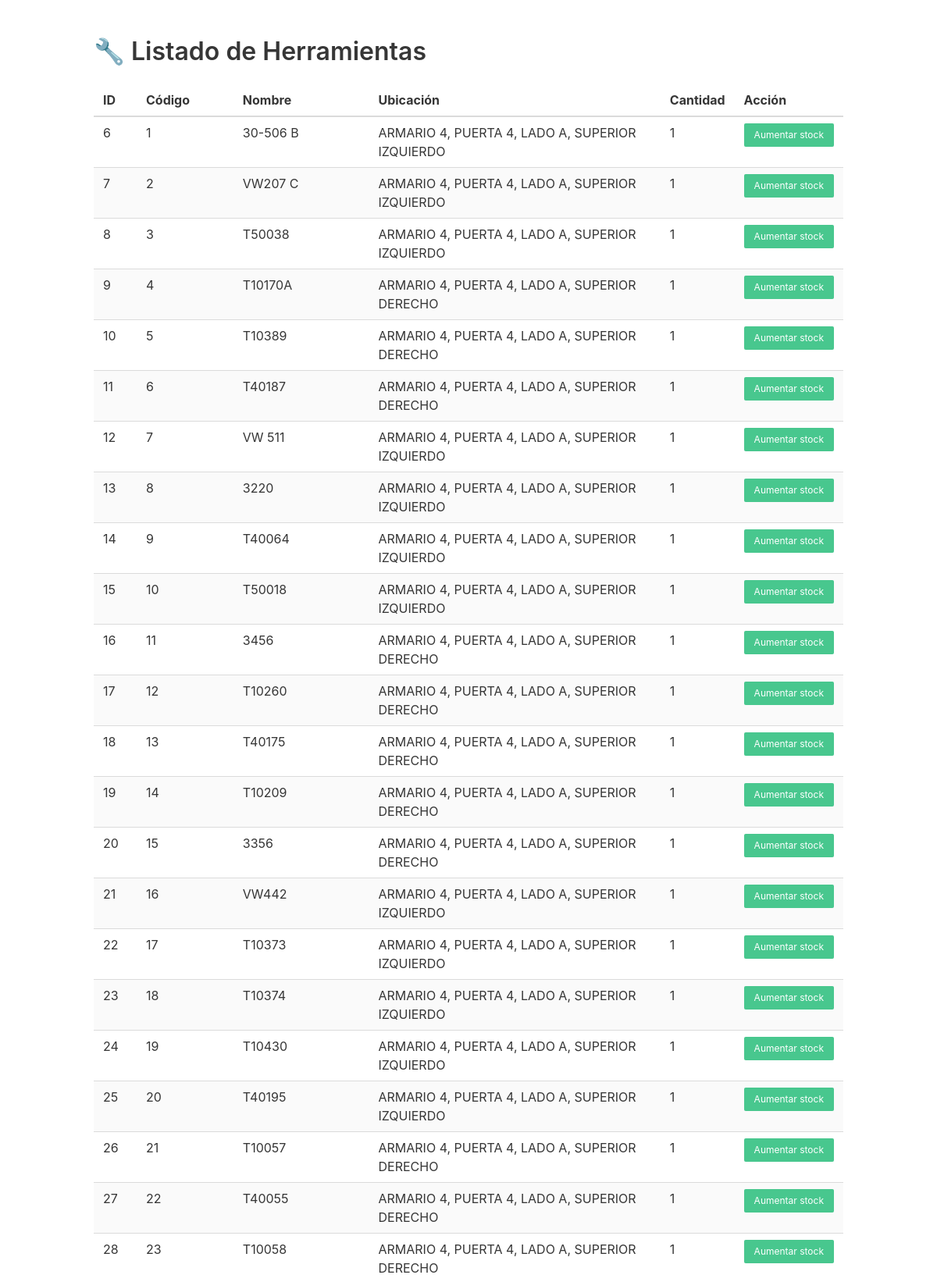
The app's page /listar_herramientas3.php (signed in, upper part) with its own data.
### tables this page shows
CREATE TABLE `herramientas` (
  `id` int(11) NOT NULL AUTO_INCREMENT,
  `codigo` varchar(50) DEFAULT NULL,
  `nombre` varchar(100) NOT NULL,
  `imagen` varchar(255) DEFAULT NULL,
  `ubicacion` varchar(100) NOT NULL,
  `cantidad` int(11) NOT NULL DEFAULT 1,
  PRIMARY KEY (`id`)
);

### listar_herramientas3.php (the view, shortened to what this page needs)
<?php
include 'includes/conexion.php';
$where = "1";
$sql = "SELECT * FROM herramientas WHERE $where";
$herramientas = $conexion->query($sql);
?>
<!DOCTYPE html>
<html lang="es">
<head>
    <link rel="stylesheet" href="https://cdn.jsdelivr.net/npm/bulma@0.9.4/css/bulma.min.css">
</head>
<body>
<section class="section">
    <div class="container">
        <h1 class="title is-3">🔧 Listado de Herramientas</h1>
        <div class="table-container">
            <table class="table is-fullwidth is-striped">
                <thead>
                    <tr>
                        <th>ID</th>
                        <th>Código</th>
                        <th>Nombre</th>
                        <th>Ubicación</th>
                        <th>Cantidad</th>
                        <th>Acción</th>
                    </tr>
                </thead>
                <tbody>
                    <?php while ($h = $herramientas->fetch_assoc()): ?>
                        <tr id="fila-<?= $h['id'] ?>">
                            <td><?= $h['id'] ?></td>
                            <td><?= htmlspecialchars($h['codigo']) ?></td>
                            <td><?= htmlspecialchars($h['nombre']) ?></td>
                            <td><?= htmlspecialchars($h['ubicacion']) ?></td>
                            <td class="cantidad"><?= $h['cantidad'] ?></td>
                            <td>
                                <button class="button is-success is-small aumentar-stock" data-id="<?= $h['id'] ?>">
                                    Aumentar stock
                                </button>
                            </td>
                        </tr>
                    <?php endwhile; ?>
                </tbody>
            </table>
        </div>
    </div>
</section>
</body>
</html>

### records on screen
herramientas: id "6", codigo "1", nombre "30-506 B", ubicacion "ARMARIO 4, PUERTA 4, LADO A, SUPERIOR IZQUIERDO", cantidad "1"
herramientas: id "7", codigo "2", nombre "VW207 C", ubicacion "ARMARIO 4, PUERTA 4, LADO A, SUPERIOR IZQUIERDO", cantidad "1"
herramientas: id "8", codigo "3", nombre "T50038", ubicacion "ARMARIO 4, PUERTA 4, LADO A, SUPERIOR IZQUIERDO", cantidad "1"
herramientas: id "9", codigo "4", nombre "T10170A", ubicacion "ARMARIO 4, PUERTA 4, LADO A, SUPERIOR DERECHO", cantidad "1"
herramientas: id "10", codigo "5", nombre "T10389", ubicacion "ARMARIO 4, PUERTA 4, LADO A, SUPERIOR DERECHO", cantidad "1"
herramientas: id "11", codigo "6", nombre "T40187", ubicacion "ARMARIO 4, PUERTA 4, LADO A, SUPERIOR DERECHO", cantidad "1"
herramientas: id "12", codigo "7", nombre "VW 511", ubicacion "ARMARIO 4, PUERTA 4, LADO A, SUPERIOR IZQUIERDO", cantidad "1"
herramientas: id "13", codigo "8", nombre "3220", ubicacion "ARMARIO 4, PUERTA 4, LADO A, SUPERIOR IZQUIERDO", cantidad "1"
herramientas: id "14", codigo "9", nombre "T40064", ubicacion "ARMARIO 4, PUERTA 4, LADO A, SUPERIOR IZQUIERDO", cantidad "1"
herramientas: id "15", codigo "10", nombre "T50018", ubicacion "ARMARIO 4, PUERTA 4, LADO A, SUPERIOR IZQUIERDO", cantidad "1"
herramientas: id "16", codigo "11", nombre "3456", ubicacion "ARMARIO 4, PUERTA 4, LADO A, SUPERIOR DERECHO", cantidad "1"
herramientas: id "17", codigo "12", nombre "T10260", ubicacion "ARMARIO 4, PUERTA 4, LADO A, SUPERIOR DERECHO", cantidad "1"
herramientas: id "18", codigo "13", nombre "T40175", ubicacion "ARMARIO 4, PUERTA 4, LADO A, SUPERIOR DERECHO", cantidad "1"
herramientas: id "19", codigo "14", nombre "T10209", ubicacion "ARMARIO 4, PUERTA 4, LADO A, SUPERIOR DERECHO", cantidad "1"
herramientas: id "20", codigo "15", nombre "3356", ubicacion "ARMARIO 4, PUERTA 4, LADO A, SUPERIOR DERECHO", cantidad "1"
herramientas: id "21", codigo "16", nombre "VW442", ubicacion "ARMARIO 4, PUERTA 4, LADO A, SUPERIOR IZQUIERDO", cantidad "1"
herramientas: id "22", codigo "17", nombre "T10373", ubicacion "ARMARIO 4, PUERTA 4, LADO A, SUPERIOR IZQUIERDO", cantidad "1"
herramientas: id "23", codigo "18", nombre "T10374", ubicacion "ARMARIO 4, PUERTA 4, LADO A, SUPERIOR IZQUIERDO", cantidad "1"
herramientas: id "24", codigo "19", nombre "T10430", ubicacion "ARMARIO 4, PUERTA 4, LADO A, SUPERIOR IZQUIERDO", cantidad "1"
herramientas: id "25", codigo "20", nombre "T40195", ubicacion "ARMARIO 4, PUERTA 4, LADO A, SUPERIOR IZQUIERDO", cantidad "1"
herramientas: id "26", codigo "21", nombre "T10057", ubicacion "ARMARIO 4, PUERTA 4, LADO A, SUPERIOR DERECHO", cantidad "1"
herramientas: id "27", codigo "22", nombre "T40055", ubicacion "ARMARIO 4, PUERTA 4, LADO A, SUPERIOR DERECHO", cantidad "1"
herramientas: id "28", codigo "23", nombre "T10058", ubicacion "ARMARIO 4, PUERTA 4, LADO A, SUPERIOR DERECHO", cantidad "1"
